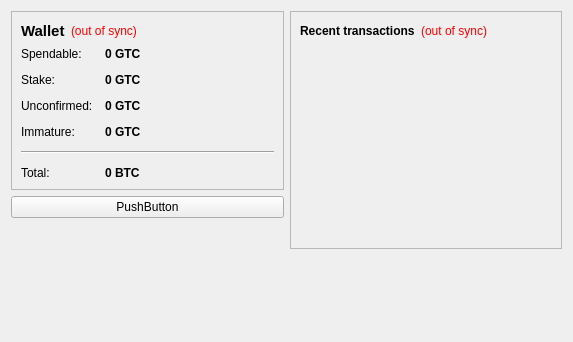
<?xml version="1.0" encoding="UTF-8"?>
<ui version="4.0">
 <class>OverviewPage</class>
 <widget class="QWidget" name="OverviewPage">
  <property name="geometry">
   <rect>
    <x>0</x>
    <y>0</y>
    <width>573</width>
    <height>342</height>
   </rect>
  </property>
  <property name="windowTitle">
   <string>Form</string>
  </property>
  <layout class="QHBoxLayout" name="horizontalLayout" stretch="1,1">
   <item>
    <layout class="QVBoxLayout" name="verticalLayout_2">
     <item>
      <widget class="QFrame" name="frame">
       <property name="frameShape">
        <enum>QFrame::StyledPanel</enum>
       </property>
       <property name="frameShadow">
        <enum>QFrame::Raised</enum>
       </property>
       <layout class="QVBoxLayout" name="verticalLayout_4">
        <item>
         <layout class="QHBoxLayout" name="horizontalLayout_4">
          <item>
           <widget class="QLabel" name="label_5">
            <property name="font">
             <font>
              <pointsize>11</pointsize>
              <weight>75</weight>
              <bold>true</bold>
             </font>
            </property>
            <property name="text">
             <string>Wallet</string>
            </property>
           </widget>
          </item>
          <item>
           <widget class="QLabel" name="labelWalletStatus">
            <property name="toolTip">
             <string>The displayed information may be out of date. Your wallet automatically synchronizes with the GlobalTrustCoin network after a connection is established, but this process has not completed yet.</string>
            </property>
            <property name="styleSheet">
             <string notr="true">QLabel { color: red; }</string>
            </property>
            <property name="text">
             <string notr="true">(out of sync)</string>
            </property>
            <property name="alignment">
             <set>Qt::AlignLeading|Qt::AlignLeft|Qt::AlignVCenter</set>
            </property>
           </widget>
          </item>
          <item>
           <spacer name="horizontalSpacer_2">
            <property name="orientation">
             <enum>Qt::Horizontal</enum>
            </property>
            <property name="sizeHint" stdset="0">
             <size>
              <width>40</width>
              <height>20</height>
             </size>
            </property>
           </spacer>
          </item>
         </layout>
        </item>
        <item>
         <layout class="QFormLayout" name="formLayout_2">
          <property name="fieldGrowthPolicy">
           <enum>QFormLayout::AllNonFixedFieldsGrow</enum>
          </property>
          <property name="horizontalSpacing">
           <number>12</number>
          </property>
          <property name="verticalSpacing">
           <number>12</number>
          </property>
          <item row="0" column="0">
           <widget class="QLabel" name="label">
            <property name="text">
             <string>Spendable:</string>
            </property>
           </widget>
          </item>
          <item row="0" column="1">
           <widget class="QLabel" name="labelBalance">
            <property name="font">
             <font>
              <weight>75</weight>
              <bold>true</bold>
             </font>
            </property>
            <property name="cursor">
             <cursorShape>IBeamCursor</cursorShape>
            </property>
            <property name="toolTip">
             <string>Your current spendable balance</string>
            </property>
            <property name="text">
             <string notr="true">0 GTC</string>
            </property>
            <property name="textInteractionFlags">
             <set>Qt::LinksAccessibleByMouse|Qt::TextSelectableByKeyboard|Qt::TextSelectableByMouse</set>
            </property>
           </widget>
          </item>
          <item row="1" column="0">
           <widget class="QLabel" name="label_6">
            <property name="text">
             <string>Stake:</string>
            </property>
           </widget>
          </item>
          <item row="1" column="1">
           <widget class="QLabel" name="labelStake">
            <property name="font">
             <font>
              <weight>75</weight>
              <bold>true</bold>
             </font>
            </property>
            <property name="cursor">
             <cursorShape>IBeamCursor</cursorShape>
            </property>
            <property name="toolTip">
             <string>Total of coins that was staked, and do not yet count toward the current balance</string>
            </property>
            <property name="text">
             <string notr="true">0 GTC</string>
            </property>
            <property name="textInteractionFlags">
             <set>Qt::LinksAccessibleByMouse|Qt::TextSelectableByKeyboard|Qt::TextSelectableByMouse</set>
            </property>
           </widget>
          </item>
          <item row="2" column="0">
           <widget class="QLabel" name="label_3">
            <property name="text">
             <string>Unconfirmed:</string>
            </property>
           </widget>
          </item>
          <item row="2" column="1">
           <widget class="QLabel" name="labelUnconfirmed">
            <property name="font">
             <font>
              <weight>75</weight>
              <bold>true</bold>
             </font>
            </property>
            <property name="cursor">
             <cursorShape>IBeamCursor</cursorShape>
            </property>
            <property name="toolTip">
             <string>Total of transactions that have yet to be confirmed, and do not yet count toward the current balance</string>
            </property>
            <property name="text">
             <string notr="true">0 GTC</string>
            </property>
            <property name="textInteractionFlags">
             <set>Qt::LinksAccessibleByMouse|Qt::TextSelectableByKeyboard|Qt::TextSelectableByMouse</set>
            </property>
           </widget>
          </item>
          <item row="3" column="0">
           <widget class="QLabel" name="labelImmatureText">
            <property name="text">
             <string>Immature:</string>
            </property>
           </widget>
          </item>
          <item row="3" column="1">
           <widget class="QLabel" name="labelImmature">
            <property name="font">
             <font>
              <weight>75</weight>
              <bold>true</bold>
             </font>
            </property>
            <property name="toolTip">
             <string>Mined balance that has not yet matured</string>
            </property>
            <property name="text">
             <string notr="true">0 GTC</string>
            </property>
            <property name="textInteractionFlags">
             <set>Qt::LinksAccessibleByMouse|Qt::TextSelectableByKeyboard|Qt::TextSelectableByMouse</set>
            </property>
           </widget>
          </item>
          <item row="4" column="0" colspan="2">
           <widget class="Line" name="line">
            <property name="orientation">
             <enum>Qt::Horizontal</enum>
            </property>
           </widget>
          </item>
          <item row="5" column="0">
           <widget class="QLabel" name="labelTotalText">
            <property name="text">
             <string>Total:</string>
            </property>
           </widget>
          </item>
          <item row="5" column="1">
           <widget class="QLabel" name="labelTotal">
            <property name="font">
             <font>
              <weight>75</weight>
              <bold>true</bold>
             </font>
            </property>
            <property name="cursor">
             <cursorShape>IBeamCursor</cursorShape>
            </property>
            <property name="toolTip">
             <string>Your current total balance</string>
            </property>
            <property name="text">
             <string notr="true">0 BTC</string>
            </property>
            <property name="textInteractionFlags">
             <set>Qt::LinksAccessibleByMouse|Qt::TextSelectableByKeyboard|Qt::TextSelectableByMouse</set>
            </property>
           </widget>
          </item>
         </layout>
        </item>
       </layout>
      </widget>
     </item>
     <item>
      <widget class="QPushButton" name="pushButton">
       <property name="text">
        <string>PushButton</string>
       </property>
      </widget>
     </item>
     <item>
      <spacer name="verticalSpacer">
       <property name="orientation">
        <enum>Qt::Vertical</enum>
       </property>
       <property name="sizeHint" stdset="0">
        <size>
         <width>20</width>
         <height>40</height>
        </size>
       </property>
      </spacer>
     </item>
    </layout>
   </item>
   <item>
    <layout class="QVBoxLayout" name="verticalLayout_3">
     <item>
      <widget class="QFrame" name="frame_2">
       <property name="frameShape">
        <enum>QFrame::StyledPanel</enum>
       </property>
       <property name="frameShadow">
        <enum>QFrame::Raised</enum>
       </property>
       <layout class="QVBoxLayout" name="verticalLayout">
        <item>
         <layout class="QHBoxLayout" name="horizontalLayout_2">
          <item>
           <widget class="QLabel" name="label_4">
            <property name="text">
             <string>&lt;b&gt;Recent transactions&lt;/b&gt;</string>
            </property>
           </widget>
          </item>
          <item>
           <widget class="QLabel" name="labelTransactionsStatus">
            <property name="toolTip">
             <string>The displayed information may be out of date. Your wallet automatically synchronizes with the GlobalTrustCoin network after a connection is established, but this process has not completed yet.</string>
            </property>
            <property name="styleSheet">
             <string notr="true">QLabel { color: red; }</string>
            </property>
            <property name="text">
             <string notr="true">(out of sync)</string>
            </property>
            <property name="alignment">
             <set>Qt::AlignRight|Qt::AlignTrailing|Qt::AlignVCenter</set>
            </property>
           </widget>
          </item>
          <item>
           <spacer name="horizontalSpacer">
            <property name="orientation">
             <enum>Qt::Horizontal</enum>
            </property>
            <property name="sizeHint" stdset="0">
             <size>
              <width>40</width>
              <height>20</height>
             </size>
            </property>
           </spacer>
          </item>
         </layout>
        </item>
        <item>
         <widget class="QListView" name="listTransactions">
          <property name="styleSheet">
           <string notr="true">QListView { background: transparent; }</string>
          </property>
          <property name="frameShape">
           <enum>QFrame::NoFrame</enum>
          </property>
          <property name="verticalScrollBarPolicy">
           <enum>Qt::ScrollBarAlwaysOff</enum>
          </property>
          <property name="horizontalScrollBarPolicy">
           <enum>Qt::ScrollBarAlwaysOff</enum>
          </property>
          <property name="selectionMode">
           <enum>QAbstractItemView::NoSelection</enum>
          </property>
         </widget>
        </item>
       </layout>
      </widget>
     </item>
     <item>
      <spacer name="verticalSpacer_2">
       <property name="orientation">
        <enum>Qt::Vertical</enum>
       </property>
       <property name="sizeHint" stdset="0">
        <size>
         <width>20</width>
         <height>40</height>
        </size>
       </property>
      </spacer>
     </item>
    </layout>
   </item>
  </layout>
 </widget>
 <resources/>
 <connections/>
</ui>
